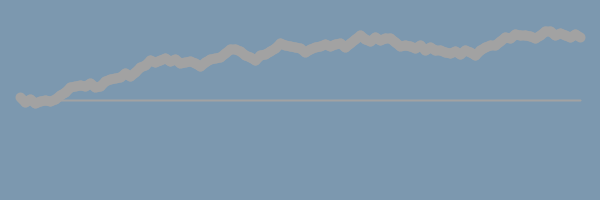
Frame 1 (no input)
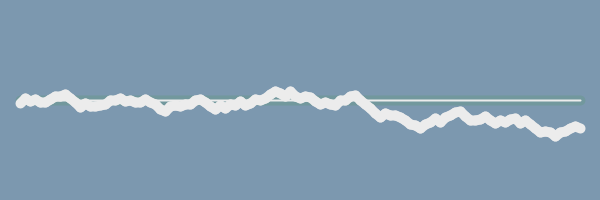
Frame 60 (the mouse pressed at the canvas centre just before this capture)
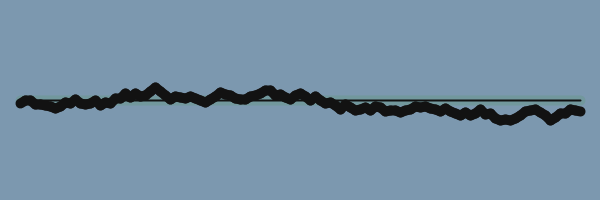
Frame 120 (the mouse held since frame 60 and released just before this capture)

The Processing sketch that drew these frames (run headless with seeded random() and noise(); from frame 60 on, the mouse is pressed at the canvas centre):

// Processing sketch: processing_117094
// ── processing_117094.pde

//Random test
//Wiggle line
//Test 010 [Date:20131023] Wayne Lin
//e-mail:ration.Lin@gmail.com
//N76014045 林瑞勛



void setup() {
  size(600, 200);
  //noLoop();
}

void draw() {
  background(124, 152, 175);
  
  
  stroke(80, 155, 98, 60);
  line(20, 100, 580, 100);
  
  strokeWeight(2);//line random
  stroke(random(252));
  line(20, 100, 580, 100);
  
  
  int step = 5;
  float ystep = 15;
  float lastx = -999;
  float lasty = -999;
  float y = 100;
  int border = 20;
  //int bordery = 20;
  
  for (int x=border; x<=width-border;x+=step) {
  
    strokeWeight(10);//line
    //y = bordery+random(height-2*bordery);
    ystep = random(20)-10;
    y+= ystep/2;
    
    if (lastx > -999) {
      line(x, y, lastx, lasty);
    }
    lastx = x;
    lasty = y;
  }
}
